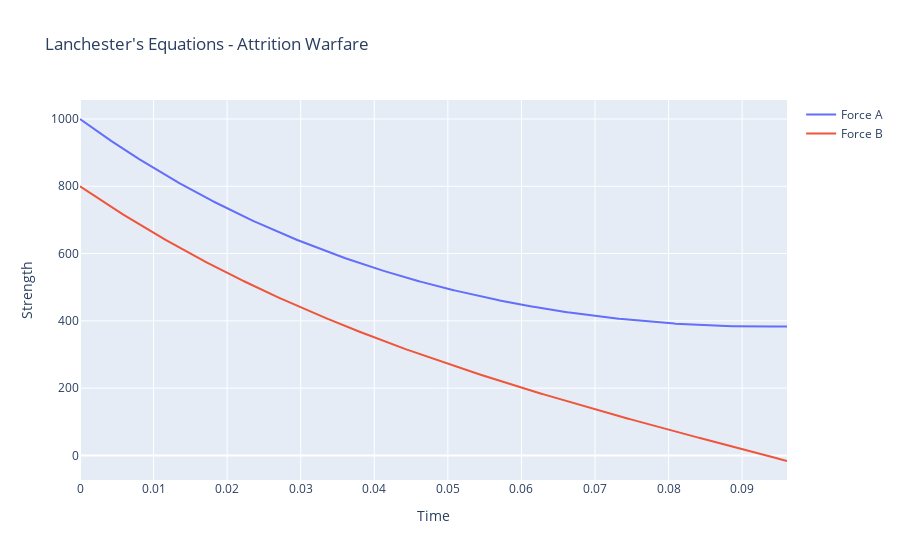

The notebook cell this image was saved under:
### Code cell
import numpy as np
import matplotlib.pyplot as plt
from scipy.integrate import odeint
import plotly.graph_objects as go

def fuego_directo(y, t, alpha=20, beta=15):
    a, b = y
    da_dt = -alpha * b
    db_dt = -beta * a
    return [da_dt, db_dt]

# Function to find the end time when either force reaches 0
def find_end_time(alpha, beta, a0, b0, t_max):
    t = np.linspace(0, t_max, 1000)
    y0 = [a0, b0]
    solution = odeint(fuego_directo, y0, t, args=(alpha, beta))
    a_values, b_values = solution.T
    end_time = None
    for i in range(len(t)):
        if a_values[i] <= 0 or b_values[i] <= 0:
            end_time = t[i]
            break
    return end_time

# Function to plot the simulation from time 0 to end time
def plot_simulation(alpha, beta, a0, b0, t_max):
    end_time = find_end_time(alpha, beta, a0, b0, t_max)
    if end_time is None:
        print("Both forces survive the battle.")
        return

    t = np.linspace(0, end_time, 1000)
    y0 = [a0, b0]
    solution = odeint(fuego_directo, y0, t, args=(alpha, beta))
    a_values, b_values = solution.T

    # Create a Plotly figure
    fig = go.Figure()

    fig.add_trace(go.Scatter(x=t, y=a_values, mode='lines', name='Force A'))
    fig.add_trace(go.Scatter(x=t, y=b_values, mode='lines', name='Force B'))

    # Update the layout
    fig.update_layout(
        xaxis_title='Time',
        yaxis_title='Strength',
        title='Lanchester\'s Equations - Attrition Warfare',
    )

    # Show the plot
    fig.show()

    # Print the time when either force reaches 0
    print(f"Either Force A or Force B reaches 0 at time t = {end_time:.24f}")

# Parameters
alpha = 20  # Rate of attrition for Force A
beta = 15   # Rate of attrition for Force B
a0 = 1000   # Initial strength of Force A
b0 = 800    # Initial strength of Force B
t_max = 32

# Plot the simulation
plot_simulation(alpha, beta, a0, b0, t_max)

### Figure 1 — Plotly figure (JSON) as saved in the notebook; plotly's stock layout.template omitted (floating-point values rounded to 4 significant figures; data arrays with more than 128 entries replaced by an {"elided": "..."} marker saying what was removed)
{"data": [{"mode": "lines", "name": "Force A", "type": "scatter", "x": {"elided": "1000 float values"}, "y": {"elided": "1000 float values"}}, {"mode": "lines", "name": "Force B", "type": "scatter", "x": {"elided": "1000 float values"}, "y": {"elided": "1000 float values"}}], "layout": {"title": {"text": "Lanchester's Equations - Attrition Warfare"}, "xaxis": {"title": {"text": "Time"}}, "yaxis": {"title": {"text": "Strength"}}}}
